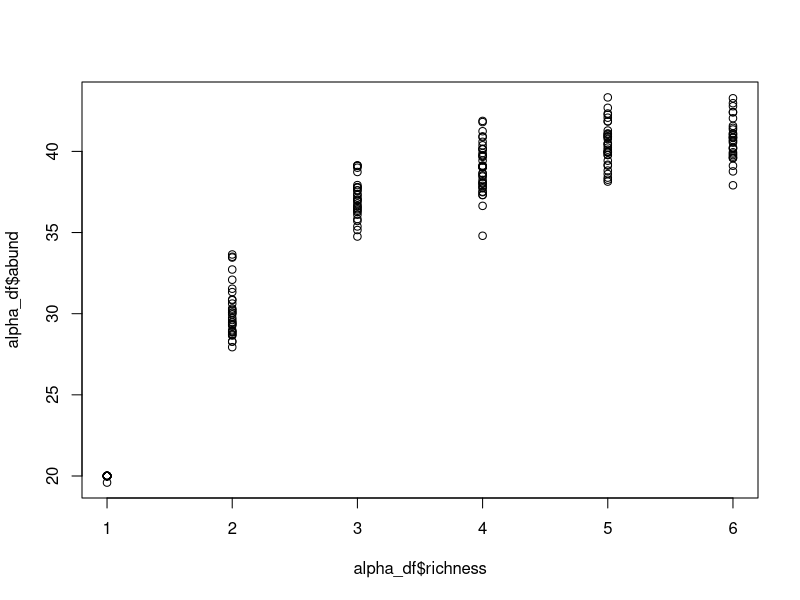
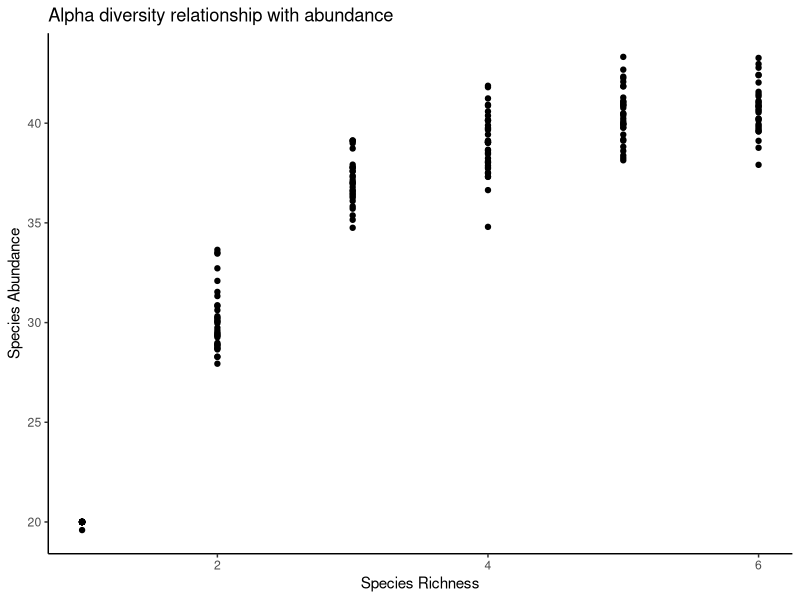
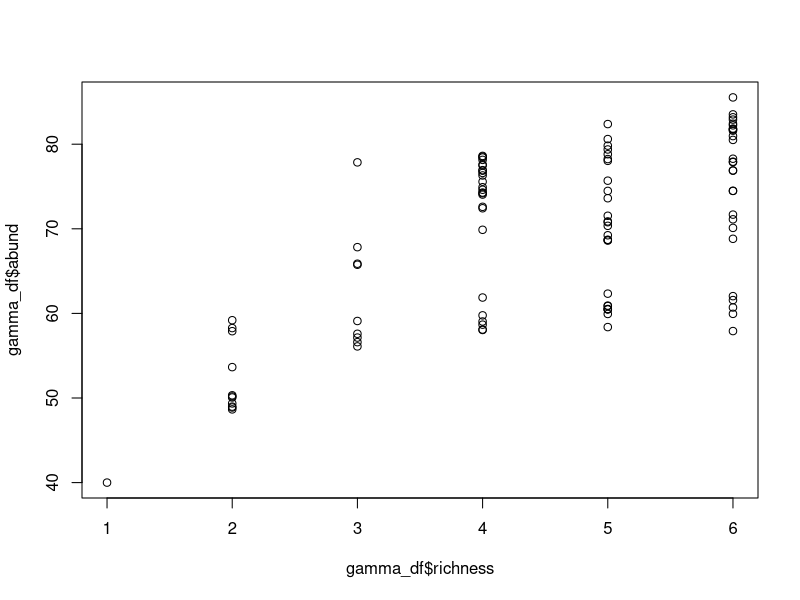
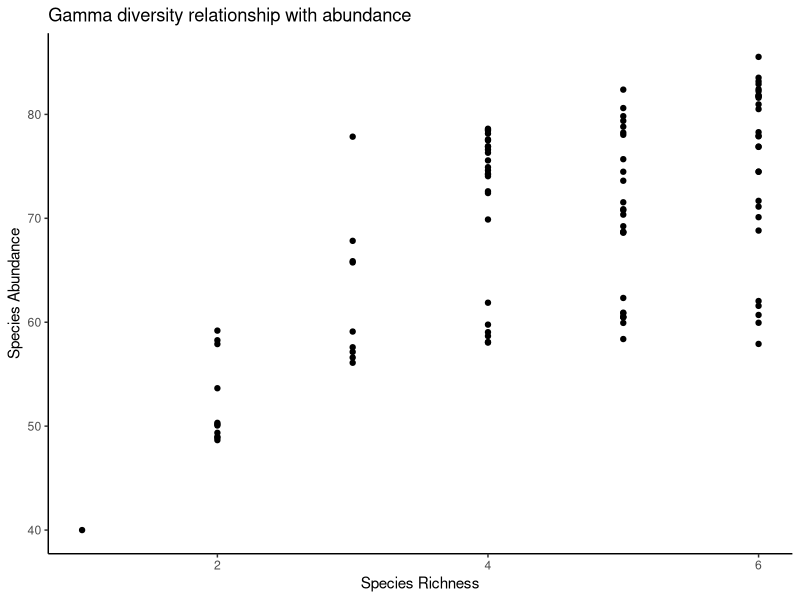
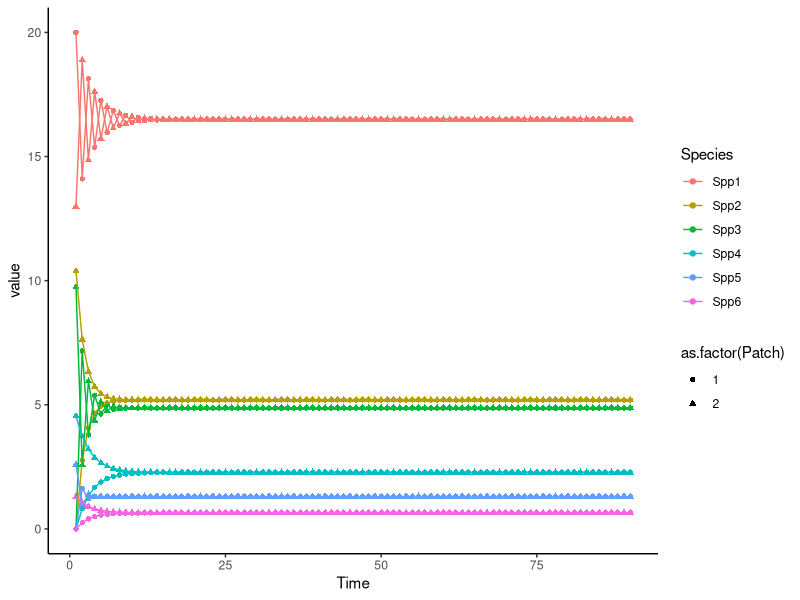
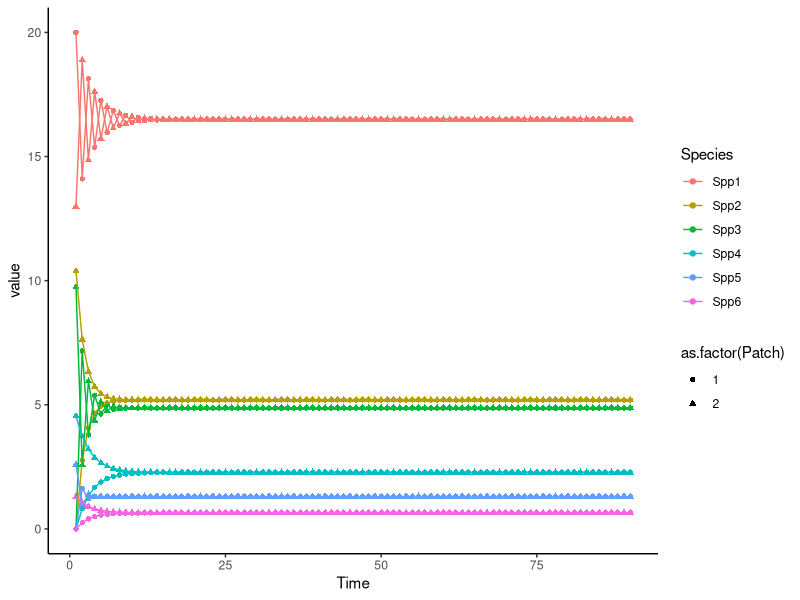

R code for these plots, in order:
#Description-----------------------------------------
#PCreating 100 metacommunities: metacommunities consist of 2 patches with 6 species
#  22 Nov 2024
#RCS

# Load packages---------------------------------
library(vegan)
library(ggplot2)
library(tidyr)

#setup -------------------------------------------
repo <- "D:/gitrepos/MetaDisease"
graphs <- paste(repo,"/Graphs",sep="")
# Parameters-------------------------------------
#setting up meta-community parameters
set.seed(1234)
num_patches <- 2 #number of patches in metacommunity
num_spp <- 6 #number of POSSIBLE spp in metacommunity
N <- 100 #number of metacommunity simulations to run

meta_comm1 <- data.frame(matrix(NA, nrow = num_patches, ncol = num_spp))
S <- c(0.83, #PREG
       0.62, #TGRAN
       0.14, #TTOR
       NA, #ABOR
       0.12, #RCAT
       0.64) #RDRAY
S[4] <- runif(n = 1, min = S[5], max = S[3])
#an array of probability values for the occurence of each spp
#what if I over thought this, and I can just assign an occupancy probability?
K <- c(20,16,15,7,4,2) #this is just an example, but k is the abundance at each rank (i think?)
max_abund <- 65 # a somewhat arbitrarily decided upon max abundance
#this could later become some sort of rnorm(). EX rnorm(n = 1, mean = 10, sd = 1). This provides a starting abdunance for each spp if present

### Creating a meta-community###
#For right now I have it set where the presence / absence of a spp is a binomial variable with some
# Probability S[i]
#IF the species is present, then it is present at an abundance of K[i]. Right now this abundance is fixed.
# One idea for future development is to make abundance a distribution (could even just turn it into a poisson distribution?)
#Other idea/issue: if abundance of a "prior" spp is 0 than abundance of all following spp is 0. This is based on the idea that ecological communities are nested within one-another. However, instead of guaranteeing that abundance of next spp = 0, I wonder if it makes more sense to just make the probability of occ / abundance lower (but not set to zero.

# I think there's a lot that could be done here. A lot could be adapted. But this set of for loops is a decent start


# #determine occurence of spp 1
# for(i in 1:nrow(meta_comm1)){
#   for(j in 1:ncol(meta_comm1)){
#     meta_comm1[i,1] <- rbinom(n = 1, size = 1, prob = S[1])
#     meta_comm1[i,1] <- ifelse(meta_comm1[i,1] == 1, K[1],0)
#   }
# }
# 
# #determine occurrence of spp 2
# for(i in 1:nrow(meta_comm1)){
#   for(j in 1:ncol(meta_comm1)){
#     meta_comm1[i,2] <- ifelse(meta_comm1[i,1] > 0, rbinom(n = 1, size = 1, prob = S[2]),0)
#     meta_comm1[i,2] <- ifelse(meta_comm1[i,2] == 1, K[2],0)
#   }
# }
# 
# #determine occurrence of spp 3
# for(i in 1:nrow(meta_comm1)){
#   for(j in 1:ncol(meta_comm1)){
#     meta_comm1[i,3] <- ifelse(meta_comm1[i,2] > 0, rbinom(n = 1, size = 1, prob = S[3]),0)
#     meta_comm1[i,3] <- ifelse(meta_comm1[i,3] == 1, K[3],0)
#   }
# }
# 
# #determin occurrence of spp 4
# for(i in 1:nrow(meta_comm1)){
#   for(j in 1:ncol(meta_comm1)){
#     meta_comm1[i,4] <- ifelse(meta_comm1[i,3] > 0, rbinom(n = 1, size = 1, prob = S[4]),0)
#     meta_comm1[i,4] <- ifelse(meta_comm1[i,4] == 1, K[4],0)
#   }
# }
# 
# #determine occupancy of spp 5
# for(i in 1:nrow(meta_comm1)){
#   for(j in 1:ncol(meta_comm1)){
#     meta_comm1[i,5] <- ifelse(meta_comm1[i,4] > 0, rbinom(n = 1, size = 1, prob = S[5]),0)
#     meta_comm1[i,5] <- ifelse(meta_comm1[i,5] == 1, K[5],0)
#   }
# }
# 
# #determine occupancy of spp 6
# for(i in 1:nrow(meta_comm1)){
#   for(j in 1:ncol(meta_comm1)){
#     meta_comm1[i,6] <- ifelse(meta_comm1[i,5] > 0, rbinom(n = 1, size = 1, prob = S[6]),0)
#     meta_comm1[i,6] <- ifelse(meta_comm1[i,6] == 1, K[6],0)
#   }
# }

# I THINK this is a better way to determine abundance

meta_comm_list <- vector("list",N)
beta_list <- vector("list", N)
nestedness_list <- vector("list", N)
for(n in 1:N){
  meta_comm <- data.frame(matrix(NA, nrow = num_patches, ncol = num_spp))
  for(i in 1:nrow(meta_comm)){
    for(j in 1:ncol(meta_comm)){
      #determine occurrence and abundance of spp 1
      meta_comm[i,1] <- rbinom(n = 1, size = 1, prob = S[1])
      meta_comm[i,1] <- ifelse(meta_comm[i,1] == 1, K[1],0)
      
      #determine occurrence and abundance of spp2
      meta_comm[i,2] <- rbinom(n = 1, size = 1, prob = S[2])
      meta_comm[i,2] <- ifelse(meta_comm[i,2] == 1, K[2],0)
      
      #determine occurrence and abundance of spp 3
      meta_comm[i,3] <- rbinom(n = 1, size = 1, prob = S[3])
      meta_comm[i,3] <- ifelse(meta_comm[i,3] == 1, K[3],0)
      
      #determine occurrence and abundance of spp 4
      meta_comm[i,4] <- rbinom(n = 1, size = 1, prob = S[4])
      meta_comm[i,4] <- ifelse(meta_comm[i,4] == 1, K[4],0)
      
      #determine occurrence and abundance of spp 5
      meta_comm[i,5] <- rbinom(n = 1, size = 1, prob = S[5])
      meta_comm[i,5] <- ifelse(meta_comm[i,5] == 1, K[5],0)
      
      #determine occurrence and abundance of spp 6
      meta_comm[i,6] <- rbinom(n = 1, size = 1, prob = S[6])
      meta_comm[i,6] <- ifelse(meta_comm[i,6] == 1, K[6],0)
    }
  }
  meta_comm$Patch <- c('Patch1','Patch2')
  colnames(meta_comm) <- c('Spp1','Spp2','Spp3','spp4','spp5','Spp6','PatchID')
  beta_list[[n]] <- mean(betadiver(meta_comm[,1:6], method = 'w'))
  nestedness_list[[n]] <- nestedtemp(comm = meta_comm[,1:6])[7]
  meta_comm_list[[n]] <- meta_comm
}

# nestedness <- unlist(x = nestedness_list)
# beta <- unlist(x = beta_list)
# meta_comm_vars <- data.frame(Diversity = beta, Nest = nestedness) 
# 
# 
# meta_comm_list[[2]]
# beta_diversity <- betadiver(meta_comm1[,1:6], method = 'w')
#plot(beta_diversity)

# 03/31/2025: changing from an additive model to a saturatured model
meta_comm_list <- vector("list",N)
beta_list <- vector("list", N)
nestedness_list <- vector("list", N)

for(n in 1:N){
  meta_comm <- vector("list", length = num_patches)
                      #data.frame(matrix(NA, nrow = num_patches, ncol = num_spp)) #create metacom
  for(c in 1:num_patches){
    alpha <- as.numeric(sample(1:6, size = 1, replace = T))
    #need to create a relationship between species richness and abundance
    a <- 10
    b <- 4
    error <- rnorm(length(alpha), mean = 0, sd = 1)
    abundance <- a*log(b*alpha)+error
    R <- alpha
    KCOM <- max_abund/(1+3*exp(-0.05*(R)))
    KS <- KCOM/abundance
    meta_comm[[c]] <- if(abundance >= KCOM){
      c(K[1:alpha]*KS,rep(0, num_spp - alpha))} else{
        c(K[1:alpha],rep(0, num_spp - alpha))
      }
  }
  meta_comm_list[[n]] <- meta_comm
}

# okay so I've made my 2 patch metacomms. Now I want to show that this still follows a saturated model
matrix(data = unlist(meta_comm_list[[1]]), nrow = num_patches, ncol = num_spp, byrow = T)
alpha_df <- data.frame(matrix(unlist(meta_comm_list), nrow = num_patches*N, ncol = num_spp, byrow = T))
alpha_df$abund <- rowSums(alpha_df[1:6])
max(alpha_df$abund)
alpha_df$richness <- rowSums(alpha_df[1:6] > 0)
plot(alpha_df$richness, alpha_df$abund) # alpha diversity is a saturated curve!
alpha_sat_plot <- ggplot(data = alpha_df, aes(x = richness, y = abund))+
  geom_point()+ 
  xlab("Species Richness")+
  ylab("Species Abundance")+
  ggtitle("Alpha diversity relationship with abundance")+
  theme_classic()
alpha_sat_plot


gamma_df <- data.frame(richness = rep(NA, length = N), abund = rep(NA, length = N))
for(n in 1:N){
  meta_comm <- data.frame(matrix(unlist(meta_comm_list[[n]]), nrow = num_patches, ncol = num_spp, byrow=T))
  gamma_df[n,2] <- sum(colSums(meta_comm))
  gamma_df[n,1]<- sum(colSums(meta_comm) > 0)
}
plot(gamma_df$richness, gamma_df$abund)
gamma_sat_plot <- ggplot(data = gamma_df, aes(x = richness, y = abund))+
  geom_point()+ 
  xlab("Species Richness")+
  ylab("Species Abundance")+
  ggtitle("Gamma diversity relationship with abundance")+
  theme_classic()
gamma_sat_plot
# this is also a saturated curve!

# Next step: I need to show how communities change, or stay the same over time
Time <- 90 #assume a 90 day breeding season
phi <- runif(6)# Need to establish dispersal metric. May need to determine more realistic values (see notes
# from meeting with mark + brittany on 03/28/25)
meta_comm_change <- data.frame(meta_com = 1:length(meta_comm_list), time = NA)
for(c in 1:nrow(meta_comm_change)){
  meta_comm <- meta_comm_list[[c]]
  meta_comm_df <- data.frame(matrix(unlist(meta_comm), nrow = num_patches, ncol = num_spp, byrow = T))
  for(t in 1:Time) {
    deltaP <- data.frame(matrix(data = NA, nrow = num_patches, ncol = num_spp))
    for (i in 1:num_patches) {
      for(j in 1:num_spp) {
        other_patch <- as.numeric(meta_comm_df[-i,])
        deltaP[i,j] <- phi[[j]]*other_patch[[j]] - phi[[j]]*meta_comm_df[i,j]
      }
    }
    meta_comm_change[c,2] <- if(sum(abs(deltaP)) > 0.01){ 
      #if deltaP is > 0 then the system is not yet at equil.
      t} else{
        next}
    new_abund <- meta_comm_df + deltaP
    meta_comm_df <- new_abund
  }
}

  
# let's plot meta comm 1 as an example to show B + M
# setup initial conditions
meta_comm <- data.frame(matrix(unlist(meta_comm_list[[1]]), nrow = num_patches, ncol = num_spp, byrow = T))
timeXchange <- vector("list", length = Time)
timeXchange[[1]] <- meta_comm

for(t in 2:Time){
  meta_comm <- timeXchange[[t-1]]
  deltaP <- data.frame(matrix(data = NA, nrow = num_patches, ncol = num_spp))
  for (i in 1:num_patches) {
    for(j in 1:num_spp) {
      other_patch <- as.numeric(meta_comm[-i,])
      deltaP[i,j] <- phi[[j]]*other_patch[[j]] - phi[[j]]*meta_comm[i,j]
    }
  }
  meta_comm <- meta_comm + deltaP
  timeXchange[[t]] <- meta_comm
}

# add in time covariate
for (t in 1:Time) {
  timeXchange[[t]]$Time <- rep(t,2)
}


timeXchange_df <- do.call(rbind, timeXchange)

timeXchange_df$Patch <- rep(1:2, times = 90)
colnames(timeXchange_df) <- c("Spp1","Spp2","Spp3","Spp4","Spp5","Spp6","Time","Patch")
timeXchange_df <- timeXchange_df %>% pivot_longer(cols = Spp1:Spp6, names_to = "Species")

timeXchange_plot <- ggplot(data = timeXchange_df, 
                           mapping = aes(x = Time, y =  value, shape = as.factor(Patch), colour = Species))+
  geom_point()+
  geom_line()+
  theme_classic()
timeXchange_plot
setwd(graphs)
ggsave(filename = "equil_plot.png", plot = timeXchange_plot)


### Below is use of Preston's law. Not sure we'll actually be doing this, so I have commented it out for
##now
# M <- 3
# Y0 <- 10
# z <- 0.1 #constant.
# P <- 1:num_spp #a vector. Preston's rankThe rank for each spp, which should correspond to the assigned abundance
# K <- c(80,70,60,50,40,30,20,10) #this is just an example, but k is the abundance at each rank (i think?)
# #this could later become some sort of rnorm(). EX rnorm(n = 1, mean = 10, sd = 1). This provides a starting abdunance for each spp if present
# rank_abun <- Y0*exp(-(z*P-M)^2)
# plot(rank_abun)
# 
# abun <- data.frame(K, rank_abun)
# plot(abun$rank_abun, abun$K)  
